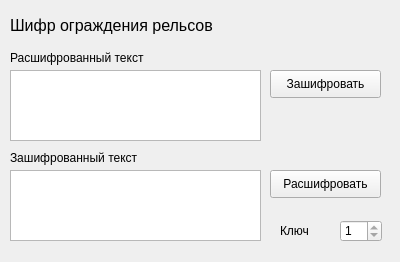
<?xml version="1.0" encoding="UTF-8"?>
<ui version="4.0">
 <class>Form</class>
 <widget class="QWidget" name="Form">
  <property name="geometry">
   <rect>
    <x>0</x>
    <y>0</y>
    <width>400</width>
    <height>262</height>
   </rect>
  </property>
  <property name="windowTitle">
   <string>Шифр ограждения рельсов</string>
  </property>
  <widget class="QPlainTextEdit" name="deciphered">
   <property name="geometry">
    <rect>
     <x>10</x>
     <y>70</y>
     <width>251</width>
     <height>71</height>
    </rect>
   </property>
  </widget>
  <widget class="QLabel" name="title">
   <property name="geometry">
    <rect>
     <x>10</x>
     <y>10</y>
     <width>261</width>
     <height>31</height>
    </rect>
   </property>
   <property name="font">
    <font>
     <pointsize>12</pointsize>
    </font>
   </property>
   <property name="text">
    <string>Шифр ограждения рельсов</string>
   </property>
  </widget>
  <widget class="QPushButton" name="decipher_button">
   <property name="geometry">
    <rect>
     <x>270</x>
     <y>170</y>
     <width>111</width>
     <height>28</height>
    </rect>
   </property>
   <property name="text">
    <string>Расшифровать</string>
   </property>
  </widget>
  <widget class="QLabel" name="label_2">
   <property name="geometry">
    <rect>
     <x>10</x>
     <y>150</y>
     <width>141</width>
     <height>16</height>
    </rect>
   </property>
   <property name="text">
    <string>Зашифрованный текст</string>
   </property>
  </widget>
  <widget class="QLabel" name="label">
   <property name="geometry">
    <rect>
     <x>10</x>
     <y>50</y>
     <width>151</width>
     <height>16</height>
    </rect>
   </property>
   <property name="text">
    <string>Расшифрованный текст</string>
   </property>
  </widget>
  <widget class="QPlainTextEdit" name="ciphered">
   <property name="geometry">
    <rect>
     <x>10</x>
     <y>170</y>
     <width>251</width>
     <height>71</height>
    </rect>
   </property>
  </widget>
  <widget class="QPushButton" name="cipher_button">
   <property name="geometry">
    <rect>
     <x>270</x>
     <y>70</y>
     <width>111</width>
     <height>28</height>
    </rect>
   </property>
   <property name="text">
    <string>Зашифровать</string>
   </property>
  </widget>
  <widget class="QSpinBox" name="key">
   <property name="geometry">
    <rect>
     <x>340</x>
     <y>220</y>
     <width>42</width>
     <height>22</height>
    </rect>
   </property>
   <property name="minimum">
    <number>1</number>
   </property>
   <property name="maximum">
    <number>1</number>
   </property>
  </widget>
  <widget class="QLabel" name="label_3">
   <property name="geometry">
    <rect>
     <x>280</x>
     <y>210</y>
     <width>61</width>
     <height>41</height>
    </rect>
   </property>
   <property name="text">
    <string>Ключ</string>
   </property>
  </widget>
 </widget>
 <resources/>
 <connections/>
</ui>
